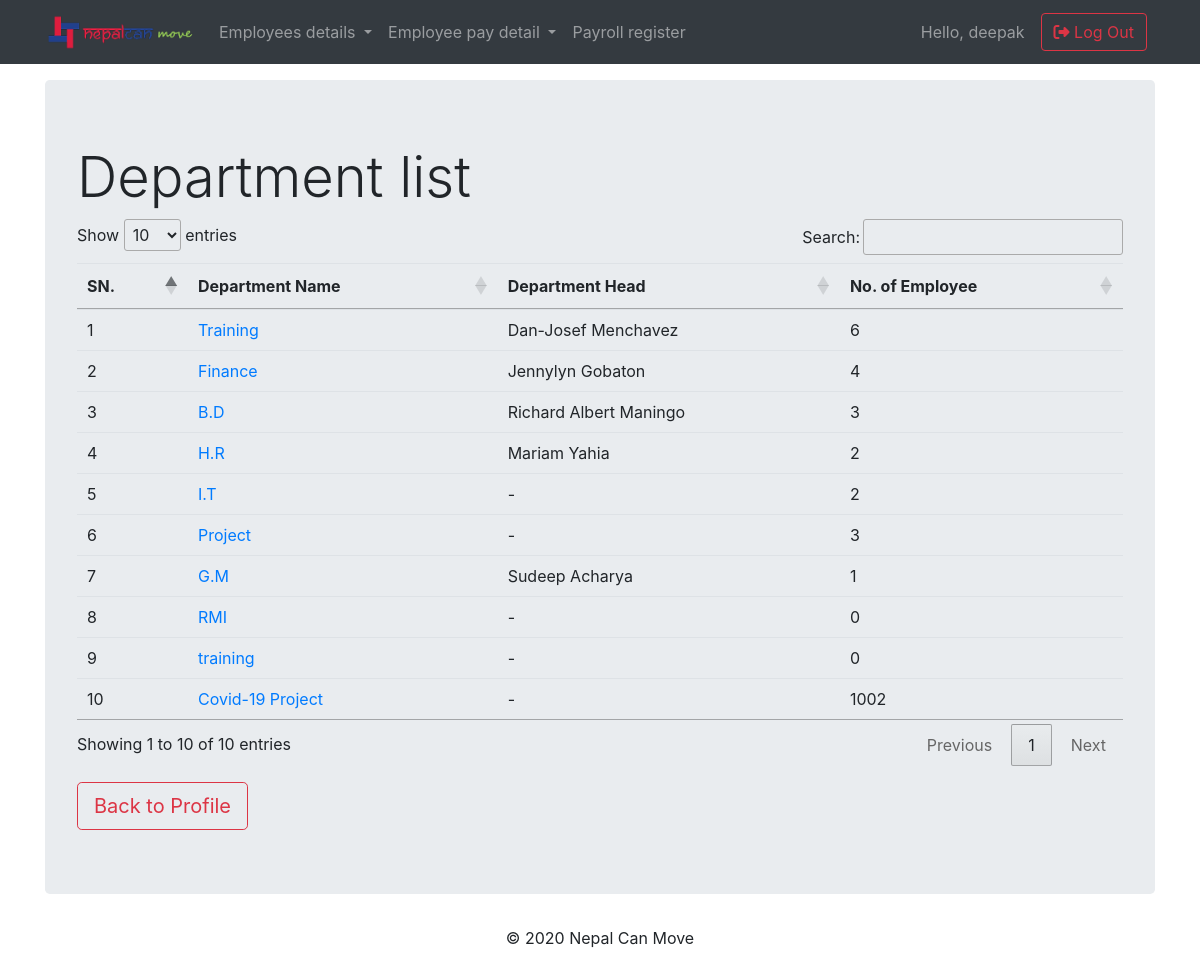
The page /department_list (signed in) on the database its author committed.
### payroll/models.py (models this page shows, shortened)
class Department(models.Model):
    department = models.CharField(unique=True, max_length=40)

class Employee(models.Model):
    employee_id         = models.CharField(primary_key=True, max_length=60, unique=True)
    first_name          = models.CharField(max_length=60, blank=True,null=True)
    middle_name         = models.CharField(max_length=60, blank=True,null=True)
    last_name           = models.CharField(max_length=60, blank=True,null=True)
    GENDER_CHOICES      = (('Male', 'Male'),('Female', 'Female'),('Other', 'Other'),)
    gender              = models.CharField(max_length=10, choices=GENDER_CHOICES)
    DOB                 = models.DateField(null=True, blank=True)
    religion            = models.CharField(max_length=20, null=True, blank=True)
    citizenship         = models.CharField(max_length=20, null=True, blank=True)
    country_birth       = models.CharField(max_length=20, null=True, blank=True)
    email               = models.EmailField(max_length=70, blank=True,null=True)
    phone               = models.IntegerField(null=True, blank=True,default=0)
    uae_address         = models.CharField(max_length=90, null=True, blank=True)
    home_country_phone  = models.CharField(max_length=90, null=True, blank=True)
    home_country_address= models.CharField(max_length=90, null=True, blank=True)
    department          = models.ForeignKey(Department, related_name='dept_name', on_delete=models.CASCADE,null=True,blank=True)
    designation         = models.CharField(max_length=40, null=True, blank=True)
    department_head     = models.BooleanField(default=False)
    joining_date        = models.DateField(null=True, blank=True)
    img                 = models.ImageField(upload_to='pics',null=True,blank=True, default='/static/images/default-user.jpg')
    employee_status_choice     = (('Active', 'Active'),('Inactive', 'Inactive'))
    employee_status            = models.CharField(max_length=10, default=['Active'], choices=employee_status_choice)
    def __str__ (self):
        return str(self.first_name)+' '+ str(self.last_name)

### userapp/views.py (the view)
# urls.py: path('department_list',views.DepartmentListView.as_view(),name='department_list'),
class DepartmentListView(ListView):
    template_name = 'userapp/department_list.html'
    context_object_name = 'department_list'
    model = models.Department
    def get_context_data(self, *args, **kwargs):
        context = super(DepartmentListView,self).get_context_data(*args,**kwargs)
        dep_list = context['department_list']
        empData = []
        for dep in dep_list:
            total_em = models.Employee.objects.filter(department=dep).count()
            department_head = None
            try:
                department_head = models.Employee.objects.get(department_head=True, department=dep)
            except models.Employee.DoesNotExist:
                department_head = "-"
            total_emp = total_em or 0
            empData.append([dep,total_emp,department_head])
        context['Data'] = empData
        return (context)

### userapp/templates/userapp/department_list.html (shortened to what this page needs)
{% extends "base.html" %}
{% block content %}
{% load humanize %}
<div class="jumbotron">
  <h2 class="display-4"> Department list</h2>
  <table class="table table-hover" id="table_id">
    <thead>
      <tr>
        <th scope="col">SN.</th>
        <th scope="col">Department Name</th>
        <th scope="col">Department Head</th>
        <th scope="col">No. of Employee</th>
      </tr>
    </thead>
    <tbody>
      {% for department in Data %}
      <tr>
        <td scope="row">{{ forloop.counter }}</td>
        <td><a href="{% url 'userapp:empdeplist' pk=department.0.pk %}">{{department.0.department}} </a> </td>
        <td> {{department.2}}</td>
        <td>{{department.1}}</td>
      {% endfor %}
    </tbody>
  </table>
  <a class="btn btn-outline-danger btn-lg mt-3" href="{% url 'userapp:profile' %}" role="button">Back to Profile</a>
</div>
{% endblock %}

### templates/base.html (shortened to what this page needs)
<!doctype html>
{% load static %}
<html lang="en">
<head>
  <link rel="stylesheet" href="https://stackpath.bootstrapcdn.com/bootstrap/4.4.1/css/bootstrap.min.css">
  <link rel="stylesheet" type="text/css" href="https://cdn.datatables.net/1.10.20/css/jquery.dataTables.css">
  <link rel="stylesheet" href="{% static 'css/stylesheet.css'%}">
</head>
<body>
  {% if user.is_superuser %}
  <nav class="navbar navbar-expand-lg navbar-dark bg-dark static-top">
    <div class="container">
      <a class="navbar-brand" href="#">
        <img src="{% static 'images/NCMLogo.png' %}" alt="ncm-logo" width='150px'>
      </a>
      <div class="collapse navbar-collapse" id="navbarResponsive">
        <ul class="navbar-nav mr-auto">
          <li class="nav-item dropdown">
            <a class="nav-link dropdown-toggle" href="{% url 'payroll:employee_list' %}" id="navbarDropdown" role="button" data-toggle="dropdown" aria-haspopup="true" aria-expanded="false">
              Employees details
            </a>
          </li>
          <li class="nav-item dropdown">
            <a class="nav-link dropdown-toggle" href="#" id="navbarDropdown" role="button" data-toggle="dropdown" aria-haspopup="true" aria-expanded="false">
              Employee pay detail
            </a>
          </li>
          <li class="nav-item">
            <a class="nav-link" href="{% url 'payroll:payroll_register' %}">Payroll register</a>
          </li>
        </ul>
        <span class="navbar-text mr-3">
          Hello, {{user.username }}
        </span>
        <form class="form-inline my-2 my-lg-0">
          <a href="{% url 'accounts:logout' %}" class="btn btn-outline-danger mr-2 "><i class="fas fa-sign-out-alt"></i> Log Out</a>
        </form>
      </div>
    </div>
  </nav>
  {% endif %}
  <div class="container mycontent">
    {% block content %}
    {% endblock %}
  </div>
  <footer class="page-footer">
    <div class="container">
      <p class="text-center">© 2020 Nepal Can Move </p>
    </div>
  </footer>
</body>
</html>

### rows shown on the page
Department: department "Training", last_name "Dan-Josef Menchavez", department "6"
Department: department "Finance", last_name "Jennylyn Gobaton", department "4"
Department: department "B.D", last_name "Richard Albert Maningo", department "3"
Department: department "H.R", last_name "Mariam Yahia", department "2"
Department: department "I.T", department "-", department "2"
Department: department "Project", department "-", department "3"
Department: department "G.M", last_name "Sudeep Acharya", department "1"
Department: department "RMI", department "-", department "0"
Department: department "training", department "-", department "0"
Department: department "Covid-19 Project", department "-", department "1002"

### other values the page prints
{{ user.username }} "deepak"
